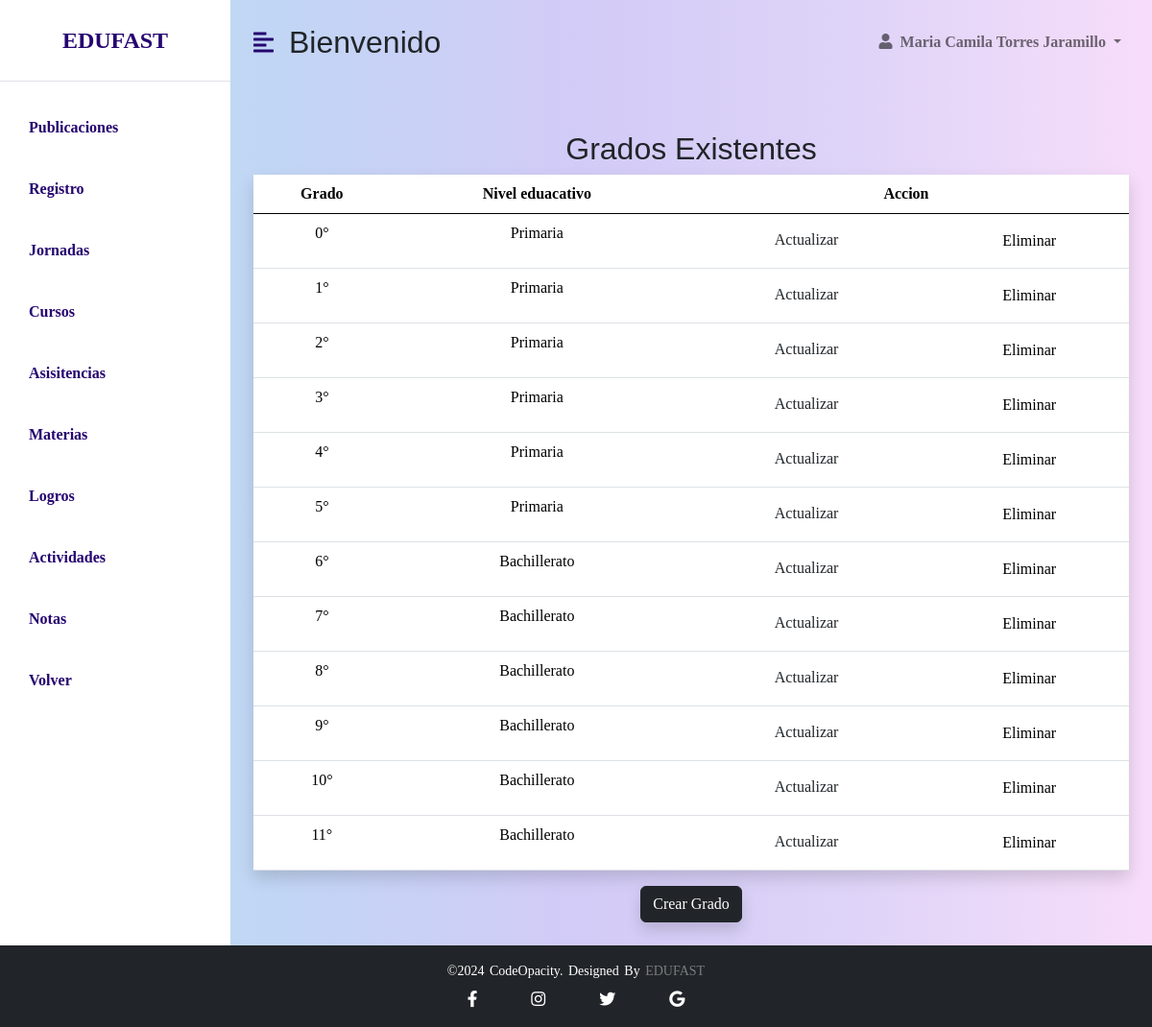
Screenshot of /administrador/php/grados/vistas/grados.php with the database file from the repository.
### tables this page shows
CREATE TABLE `grado` (
  `id_grado` int(11) NOT NULL,
  `nivel_educativo` char(45) DEFAULT NULL,
  `grado` char(10) DEFAULT NULL
);

### administrador/php/grados/vistas/consulta.php (called while the page is built)
<?php
include_once "../configuracion/conexion.php";
try {
    $sentencia = $base_de_datos->prepare("
        SELECT *  FROM grado
       ORDER BY CAST( grado AS UNSIGNED) ASC;");
    $sentencia->execute();
    $grados = $sentencia->fetchAll(PDO::FETCH_OBJ);
} catch (PDOException $e) {
    echo "Error: " . $e->getMessage();
    exit();
}
?>

### administrador/php/grados/vistas/grados.php (the view, shortened to what this page needs)
<?php
include_once "consulta.php";
?>
<!DOCTYPE html>
<html lang="en">
<head>
    <link href="https://cdn.jsdelivr.net/npm/bootstrap@5.0.0-beta3/dist/css/bootstrap.min.css" rel="stylesheet" />
    <link rel="stylesheet" href="https://cdnjs.cloudflare.com/ajax/libs/font-awesome/5.15.3/css/all.min.css" />
    <link rel="stylesheet" href="../../../css/grados.css"/>
    <link rel="stylesheet" href="../../../css/nav.css"/>
</head>
<body>
    <div class="d-flex" id="wrapper">
    <div class="listado" id="sidebar-wrapper">
            <div class="sidebar-heading text-center py-4 primary-text fs-4 fw-bold text-uppercase border-bottom">EDUFAST</div>
            <div class="list-group list-group-flush my-3">
                <a href="..actividad.html" class="list-group-item list-group-item-action bg-transparent second-text fw-bold">Publicaciones</a>
                <a href="asistencia.html" class="list-group-item list-group-item-action bg-transparent second-text fw-bold">Registro</a>
                <a href="../../jornadas/vistas/jornadas.php" class="list-group-item list-group-item-action bg-transparent second-text fw-bold">Jornadas</a>
                <a href="../../Cursos/Curso.php" class="list-group-item list-group-item-action bg-transparent second-text fw-bold">Cursos</a>
                <a href="../../asistencia/asistencia.php" class="list-group-item list-group-item-action bg-transparent second-text fw-bold">Asisitencias</a>
                <a href="../../Materiaphp/Materia.php" class="list-group-item list-group-item-action bg-transparent second-text fw-bold">Materias</a>
                <a href="../../logrophp/logros.php" class="list-group-item list-group-item-action bg-transparent second-text fw-bold">Logros</a>
                <a href="../../actividad/actividad.php" class="list-group-item list-group-item-action bg-transparent second-text fw-bold">Actividades</a>
                <a href="../../notas/notas.php" class="list-group-item list-group-item-action bg-transparent second-text fw-bold">Notas</a>
                <a href="../../../admin/pag_principal.php" class="list-group-item list-group-item-action bg-transparent second-text fw-bold">Volver</a>
            </div>
        </div>
        <div id="page-content-wrapper">
            <nav class="navbar navbar-expand-lg navbar-light bg-transparent py-4 px-4">
                <div class="d-flex align-items-center">
                    <i class="fas fa-align-left primary-text fs-4 me-3" id="menu-toggle"></i>
                    <h2 class="fs-2 m-0">Bienvenido</h2>
                </div>
                <div class="collapse navbar-collapse" id="navbarSupportedContent">
                    <ul class="navbar-nav ms-auto mb-2 mb-lg-0">
                        <li class="nav-item dropdown">
                            <a class="nav-link dropdown-toggle second-text fw-bold" href="#" id="navbarDropdown"
                                role="button" data-bs-toggle="dropdown" aria-expanded="false">
                                <i class="fas fa-user me-2"></i>Maria Camila Torres Jaramillo
                            </a>
                        </li>
                    </ul>
                </div>
            </nav>
			<div class="container mt-5">
                <div class="row">
                <main class="main-container">
        <section class="container">
            <h2>Grados Existentes</h2>
            <table class="table Regular shadow">
                <thead>
                    <tr>
                        <th class="text-center ">Grado</th>
                        <th class="text-center ">Nivel eduacativo</th>
                        <th class="text-center " colspan="2">Accion</th>
                    </tr>
                </thead>
                <tbody>
                    <tr><?php foreach ($grados as $grado) : ?>
                        <td class="text-center"><?php echo $grado->grado?></td>
                        <td class="text-center"><?php echo $grado->nivel_educativo?></td>
                        <td class="text-center">
                        <a type="button" class="btn" data-bs-toggle="modal" data-bs-target="#actualizar<?php echo $grado->id_grado ?>">Actualizar</a>
                        </td>
                        <td class="actions">
                        <a type="button" class="btn" data-bs-toggle="modal" data-bs-target="#confirmarModal<?php echo $grado->id_grado ?>">Eliminar</a>
                        </td>
                    </tr>
                    <?php endforeach; ?>
                </tbody>
            </table>
            <div class="d-flex justify-content-center mb-4">
            <a class="btn btn-dark Regular shadow" type="button" data-bs-toggle="modal" data-bs-target="#crear">Crear Grado</a>
        </div>
        </section>
    </main>
                </div>
            </div>
            </div>
        </div>
<footer class="footer-bottom bg-dark text-white text-center py-3 mt-auto">
        <p class="mb-0">©2024 codeOpacity. Designed by <span>EDUFAST</span></p>
        <div class="socials d-flex justify-content-center mt-2">
            <a href="https://www.facebook.com/cedid.sanpablo.3?locale=es_LA" class="text-white mx-2"><i class="fab fa-facebook-f"></i></a>
            <a href="https://www.instagram.com/plumapaulista/" class="text-white mx-2"><i class="fab fa-instagram"></i></a>
            <a href="https://x.com/Cedidsanpablo" class="text-white mx-2"><i class="fab fa-twitter"></i></a>
            <a href="mailto:cedidsanpablobosa7@educacionbogota.edu.co" class="text-white mx-2"><i class="fab fa-google"></i></a>
        </div>
    </footer>
</body>
</html>

### administrador/css/grados.css (style rules this page uses)
h2 { margin-bottom: 20px; text-align: center; font-size: 45px; font-family: 'Gill Sans', 'Gill Sans MT', Calibri, 'Trebuchet MS', sans-serif; }
table { width: 100%; border-collapse: collapse; margin-bottom: 20px; }
th, td { padding: 12px; text-align: center; background-color: #ffffff; border-bottom: 1px solid #ddd; }
.actions a { padding: 8px; border: none; color: black; cursor: pointer; text-decoration: none; }

### administrador/css/nav.css (style rules this page uses)
body { margin: 0; padding: 0; font-family: serif; background-color: #EAF4F4; background-image: linear-gradient( to right, #bae3f3, #c2d5f5, #d2cbf7, #dfd4f8, #f7ddfa ); display: flex; flex-direction: column; min-height: 100vh; }
:root { --main-bg-color: #009d63; --main-text-color: #009d63; --second-text-color:#250470; --second-bg-color: #c1efde; --three-bg-color:#a4a4a4; --fourth-bg-color:#545454; }
.listado { background-color: white; }
.primary-text { color: var( --second-text-color); }
.second-text { color: var( --second-text-color); }
#wrapper { overflow-x: hidden; background-image: linear-gradient( to right, #bae3f3, #c2d5f5, #d2cbf7, #dfd4f8, #f7ddfa ); }
#sidebar-wrapper { min-height: 100vh; margin-left: -15rem; -webkit-transition: margin 0.25s ease-out; -moz-transition: margin 0.25s ease-out; -o-transition: margin 0.25s ease-out; transition: margin 0.25s ease-out; }
#sidebar-wrapper .sidebar-heading { padding: 0.875rem 1.25rem; font-size: 1.2rem; }
#sidebar-wrapper .list-group { width: 15rem; }
#page-content-wrapper { min-width: 100vw; }
#menu-toggle { cursor: pointer; }
.list-group-item { border: none; padding: 20px 30px; }
.socials { list-style: none; display: flex; align-items: center; justify-content: center; }
.socials a { text-decoration: none; color: #fff; }
.socials a i { font-size: 17px; padding: 0px 20px; transition: color .4s ease; }
.footer-bottom { background: #000; width: 100%; padding: 20px 0; text-align: center; }
.footer-bottom p { font-size: 14px; color: white; word-spacing: 2px; text-transform: capitalize; }
.footer-bottom span { text-transform: uppercase; opacity: .4; font-weight: 200; }
@media (min-width: 768px) { #sidebar-wrapper { margin-left: 0; } }
@media (min-width: 768px) { #page-content-wrapper { min-width: 0; width: 100%; } }

### rows the page displays
grado: grado "0°", nivel_educativo "Primaria"
grado: grado "1°", nivel_educativo "Primaria"
grado: grado "2°", nivel_educativo "Primaria"
grado: grado "3°", nivel_educativo "Primaria"
grado: grado "4°", nivel_educativo "Primaria"
grado: grado "5°", nivel_educativo "Primaria"
grado: grado "6°", nivel_educativo "Bachillerato"
grado: grado "7°", nivel_educativo "Bachillerato"
grado: grado "8°", nivel_educativo "Bachillerato"
grado: grado "9°", nivel_educativo "Bachillerato"
grado: grado "10°", nivel_educativo "Bachillerato"
grado: grado "11°", nivel_educativo "Bachillerato"
